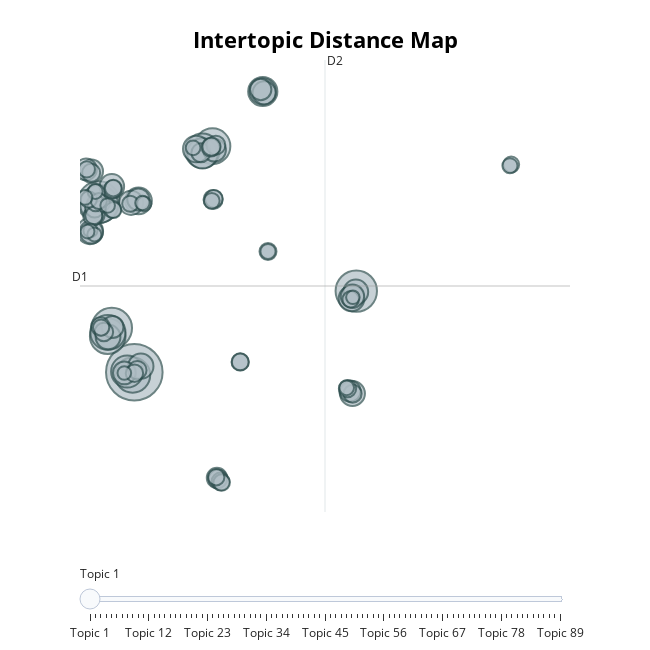

The notebook cell saved with this chart:
### Code cell
# Visualize!

topic_model.visualize_topics()
